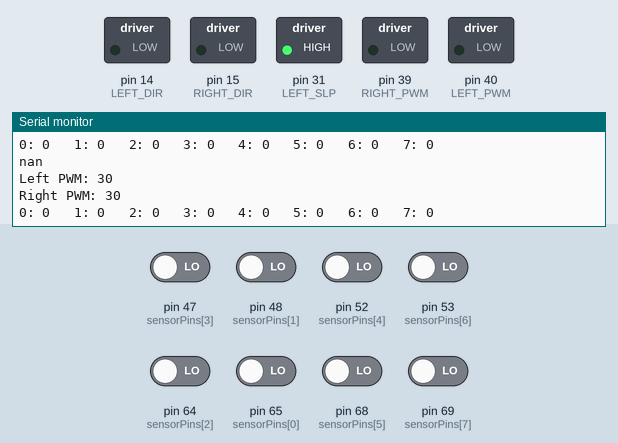
This sketch was run on a simulated Arduino Mega 2560, built with avr-gcc and run on an emulated ATmega2560. Parts: switched loads named in the sketch (green lamp = pin HIGH), the last lines printed to the serial monitor. Inputs (shaded band) come from the test bench; at power-on: pin 47 (sensorPins[3]), pin 48 (sensorPins[1]), pin 52 (sensorPins[4]), pin 53 (sensorPins[6]), pin 64 (sensorPins[2]), pin 65 (sensorPins[0]), pin 68 (sensorPins[5]), pin 69 (sensorPins[7]) LOW.

Above: at 1.2 s.
1.3 s: pin 48 (sensorPins[1]) driven HIGH
At 1.7 s:
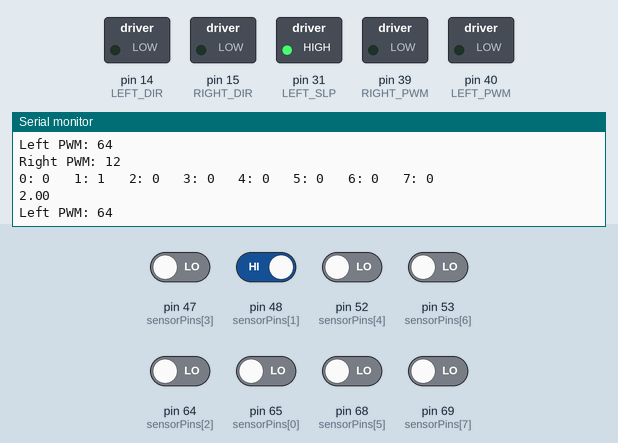
3.0 s: pin 48 (sensorPins[1]) driven LOW
At 3.43 s:
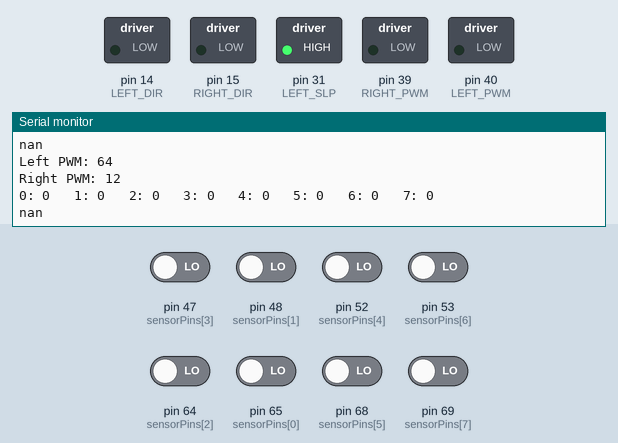
6.0 s: pin 53 (sensorPins[6]) driven HIGH
At 6.31 s:
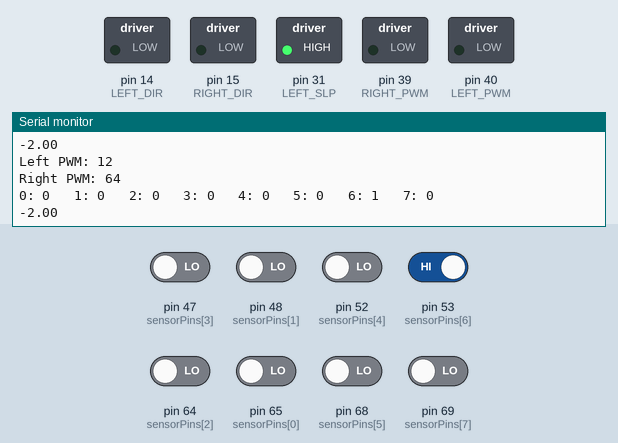
9.0 s: pin 65 (sensorPins[0]) driven HIGH
At 9.24 s:
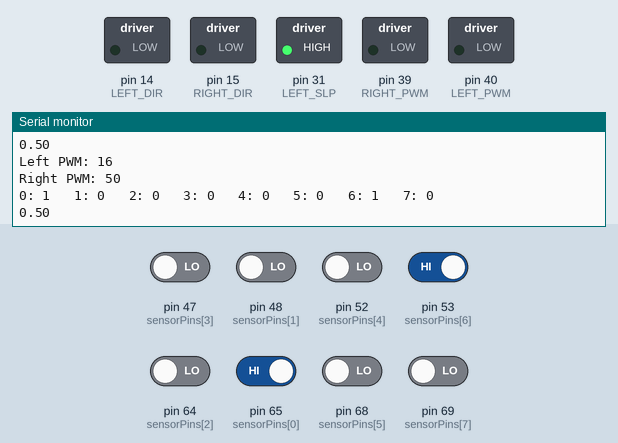
12.0 s: pin 53 (sensorPins[6]) driven LOW
At 12.14 s:
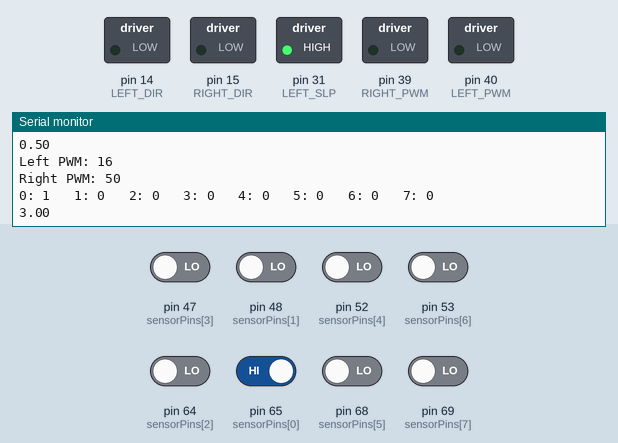
15.0 s: pin 64 (sensorPins[2]) driven HIGH
At 15.3 s:
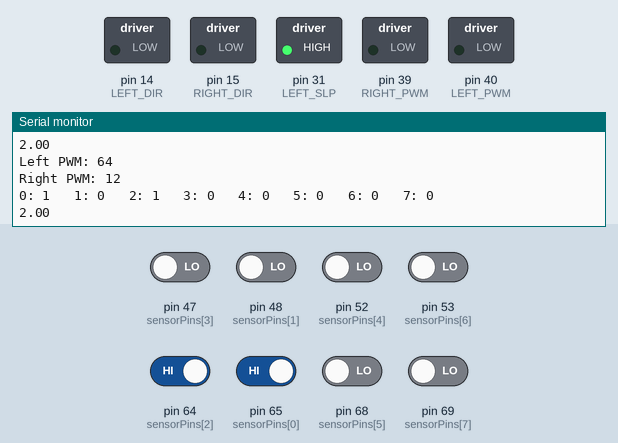
Timing chart, 0 to 18.0 s (numbered marks = the images above; inputs shaded):
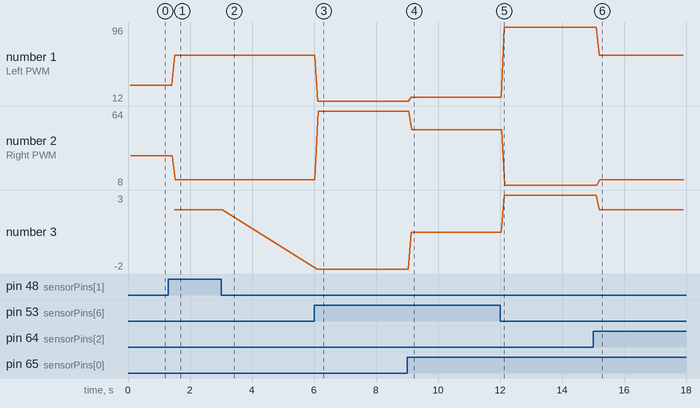

Measured:
- after the input at 1.3 s, the serial monitor: prints a new line after 0.14 s (image 1)
- after the input at 6.0 s, the serial monitor: prints a new line after 0.05 s (image 3)
- after the input at 9.0 s, the serial monitor: prints a new line after 0.08 s (image 4)
- after the input at 12.0 s, the serial monitor: prints a new line after 0.08 s (image 5)
- after the input at 15.0 s, the serial monitor: prints a new line after 0.14 s (image 6)
- plotted number 1: 30 → 64 after the input at 1.3 s, 12 → 16 after the input at 9.0 s, 16 → 96 after the input at 12.0 s, 96 → 64 after the input at 15.0 s
- plotted number 2: 30 → 12 after the input at 1.3 s, 64 → 50 after the input at 9.0 s, 50 → 8 after the input at 12.0 s, 8 → 12 after the input at 15.0 s
- plotted number 3: 2 → -2 after the input at 6.0 s, -2 → 0.5 after the input at 9.0 s

The sketch:

main.ino
```cpp
/* Cody Swain and JD */
/* Line-following robot */

// Defining arduino pin numbers for sensor pins 1-8
int sensorPins[] = {65, 48, 64, 47, 52, 68, 53, 69};

// sensorRead elements updated with each sensorRead()
int sensorRead[8]; // 1 or 0

int sensorError[] = {3, 2, 1, 0, 0, -1, -2, 3};

// Sensor sampling config
int t_on = 12; //microseconds (us)
int t_wait = 100000; //microseconds (us)

// Left Motor Pin Declarations
const int LEFT_PWM = 40;
const int LEFT_DIR = 14;
const int LEFT_SLP = 31;

// Right Motor Pin Declarations
const int RIGHT_PWM = 39;
const int RIGHT_DIR = 15;
const int RIGHT_SLP = 11;

// Variable PWM Values
int rightPWM = 30;
int leftPWM = 30;

void setup(){
  // Set up serial monitor
  Serial.begin(9600);

  // Set left motor pin modes
  pinMode(LEFT_DIR, OUTPUT);
  pinMode(LEFT_PWM, OUTPUT);
  pinMode(LEFT_SLP, OUTPUT);

  // Set right motor pin mode
  pinMode(RIGHT_DIR, OUTPUT);
  pinMode(RIGHT_PWM, OUTPUT);
  pinMode(RIGHT_PWM, OUTPUT);

  // LOW-Forward; HIGH-Reverse
  // HIGH Control; LOW-Outputs floating (coast)
  digitalWrite(LEFT_DIR, LOW);
  digitalWrite(LEFT_SLP, HIGH);
  digitalWrite(RIGHT_DIR, LOW);
  digitalWrite(RIGHT_SLP, HIGH);
}


void loop(){
  readSensors();

  // Do something based off the sensor reading
  float error = 0 ;
  error = calculateMotorCorrection();
  Serial.println(error);

  correctMotors(error);
}

//void calculateProportionalError(){
//  return 0;
//}
//
//void calculateDerivativeError(){
//  return 0;
//}


void readSensors(){
  /*
  How to read from sensors:
  ----------------------------------------------
  1. Set sensor channel pin to high
  2. After a time t_on, set channel pins inputs
  3. After a time t_wait, read value from sensor
     (Sensor value is digital 1 or 0)
  */

  // Set sensor pins to output, and activate
  for (int count = 0; count<8; count++) {
      pinMode(sensorPins[count], OUTPUT);
    digitalWrite(sensorPins[count], HIGH);
  }

  // Length of high output
    delayMicroseconds(t_on);

    // Set sensor pins to input
  for (int count=0; count<8; count++) {
      pinMode(sensorPins[count], INPUT);
  }

  // Delay before reading input
  // Determined by findDelay(); function
  delayMicroseconds(t_wait);

  // Read sensor values and assign to global variables
  for (int count=0; count<8; count++){
    sensorRead[count] = digitalRead(sensorPins[count]);
    Serial.print(count);
    Serial.print(": ");
    Serial.print(sensorRead[count]);
    Serial.print("   ");
  }
//  sensorRead[0] = 0;
//  sensorRead[7] = 0;
  Serial.println();

  //Delay for stability?
    delay(1);
}

float changeMapping(float input){
  float output = abs(input)/(2.5) * (80);
  return output;
}

float invertedMapping(float input){
  float output = 2.5/abs(input) * (10);
  return output;
}

float calculateMotorCorrection(){
  float error = 0;
  float sum = 0;
  float activePinCount = 0;
  for (int count=0; count<8; count++){
    if (sensorRead[count] == 1){
      sum += sensorError[count];
      if (count != 3 && count != 4){
        activePinCount += 1;
      }
    }
  }
  error = sum / activePinCount;
  return error;
}

void correctMotors(float error){
  if (error > 0){
    leftPWM = changeMapping(error);
    rightPWM = invertedMapping(error);
  } else if (error < 0){
    leftPWM = invertedMapping(error);
    rightPWM = changeMapping(error);
  } else if (error == 0){
    leftPWM = 30;//changeMapping(error);
    rightPWM = 30;//changeMapping(error);
  }
  Serial.print("Left PWM: ");
  Serial.print(leftPWM);
  Serial.println();
  Serial.print("Right PWM: ");
  Serial.print(rightPWM);
  Serial.println();
  analogWrite(LEFT_PWM, leftPWM);
  analogWrite(RIGHT_PWM, rightPWM);
}


//void findDelay(){
//  /* Find minimum t_wait for sensor to
//  distinguish between white and black */
//
//  int start_time = micros();
//  int end_time;
//
//  while (digitalRead(sensor1) == 1){
//    end_time = micros();
//  };
//
//  int time_elapsed = end_time - start_time;
//  Serial.println(time_elapsed);
//}
```
